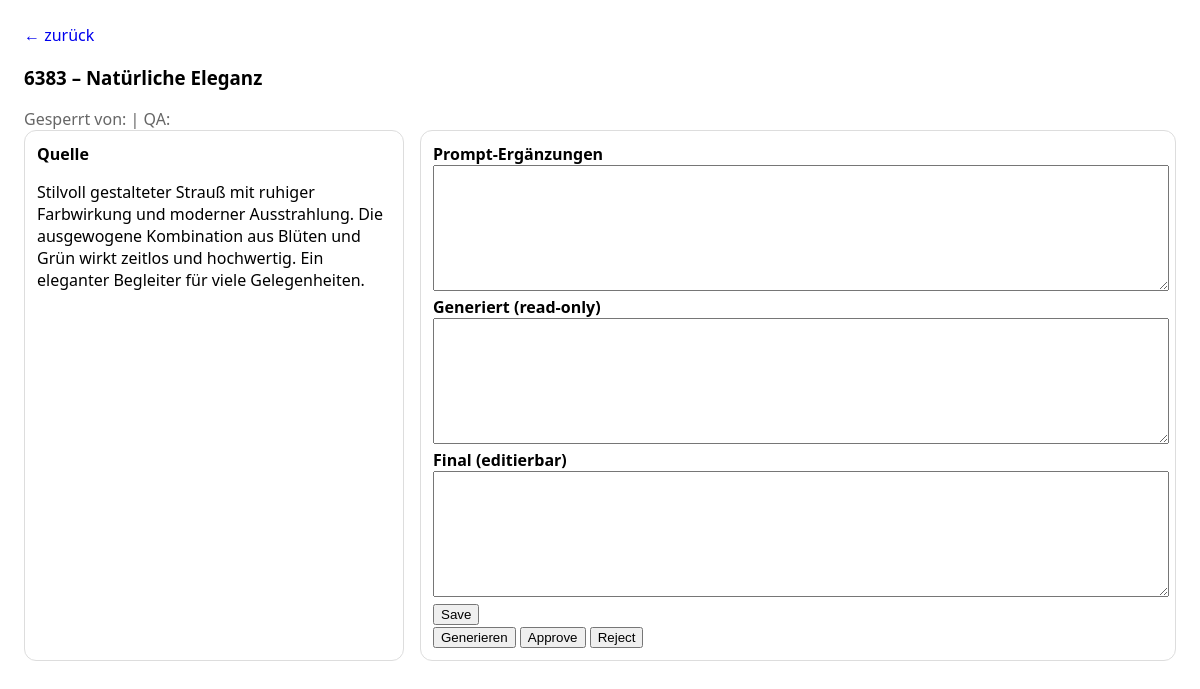
The page /p/6383 on the database its author committed.
### app/models.py (models this page shows)
class Product(Base):
    __tablename__ = "products"
    art_nr: Mapped[str] = mapped_column(String(20), primary_key=True)
    name: Mapped[str] = mapped_column(String(255), nullable=False)
    beschreibung_quelle: Mapped[str] = mapped_column(Text, default="")
    prompt_ergaenzungen: Mapped[str] = mapped_column(Text, default="")
    beschreibung_generiert: Mapped[str] = mapped_column(Text, default="")
    beschreibung_final: Mapped[str] = mapped_column(Text, default="")
    review_status: Mapped[str] = mapped_column(String(30), default="pending")  # pending/in_review/approved/rejected
    qa_notes: Mapped[str] = mapped_column(Text, default="")
    locked_by: Mapped[str] = mapped_column(String(255), default="")
    locked_at: Mapped[datetime | None] = mapped_column(DateTime, nullable=True)
    updated_by: Mapped[str] = mapped_column(String(255), default="")
    updated_at: Mapped[datetime] = mapped_column(DateTime, default=datetime.utcnow)

### app/main.py (the view)
@app.get("/p/{art_nr}", response_class=HTMLResponse)
def product_detail(request: Request, art_nr: str, db: Session = Depends(get_db)):
    user = current_user(request)
    p = lock_product(db, art_nr, user)
    return templates.TemplateResponse("product_detail.html", {"request": request, "p": p, "user": user})

### app/templates/product_detail.html
{% extends "base.html" %}
{% block content %}
<a href="/">← zurück</a>
<h3>{{p.art_nr}} – {{p.name}}</h3>
<div class="muted">Gesperrt von: {{p.locked_by}} | QA: {{p.qa_notes}}</div>
<div class="grid">
  <div class="card">
    <b>Quelle</b>
    <p>{{p.beschreibung_quelle}}</p>
  </div>
  <div class="card">
    <form action="/p/{{p.art_nr}}/save" method="post">
      <label><b>Prompt-Ergänzungen</b></label>
      <textarea name="prompt_ergaenzungen">{{p.prompt_ergaenzungen}}</textarea>
      <label><b>Generiert (read-only)</b></label>
      <textarea readonly>{{p.beschreibung_generiert}}</textarea>
      <label><b>Final (editierbar)</b></label>
      <textarea name="beschreibung_final">{{p.beschreibung_final}}</textarea>
      <button type="submit">Save</button>
    </form>
    <form action="/p/{{p.art_nr}}/generate" method="post" style="display:inline;">
      <button type="submit">Generieren</button>
    </form>
    <form action="/p/{{p.art_nr}}/approve" method="post" style="display:inline;">
      <button type="submit">Approve</button>
    </form>
    <form action="/p/{{p.art_nr}}/reject" method="post" style="display:inline;">
      <button type="submit">Reject</button>
    </form>
  </div>
</div>
{% endblock %}

### app/templates/base.html (style rules this page uses)
body { font-family: system-ui, sans-serif; margin: 24px; }
.grid { display: grid; grid-template-columns: 380px 1fr; gap: 16px; }
.card { border: 1px solid #ddd; border-radius: 12px; padding: 12px; }
textarea { width: 100%; min-height: 120px; }
.muted { color: #666; }
a { text-decoration: none; }

### rows shown on the page
Product: art_nr "6383", name "Natürliche Eleganz", beschreibung_quelle "Stilvoll gestalteter Strauß mit ruhiger Farbwirkung und moderner Ausstrahlung. Die ausgewogene Kombination aus Blüten und Grün wirkt zeitlos und hochwertig. Ein eleganter Begleiter für viele Gelegenheiten."
